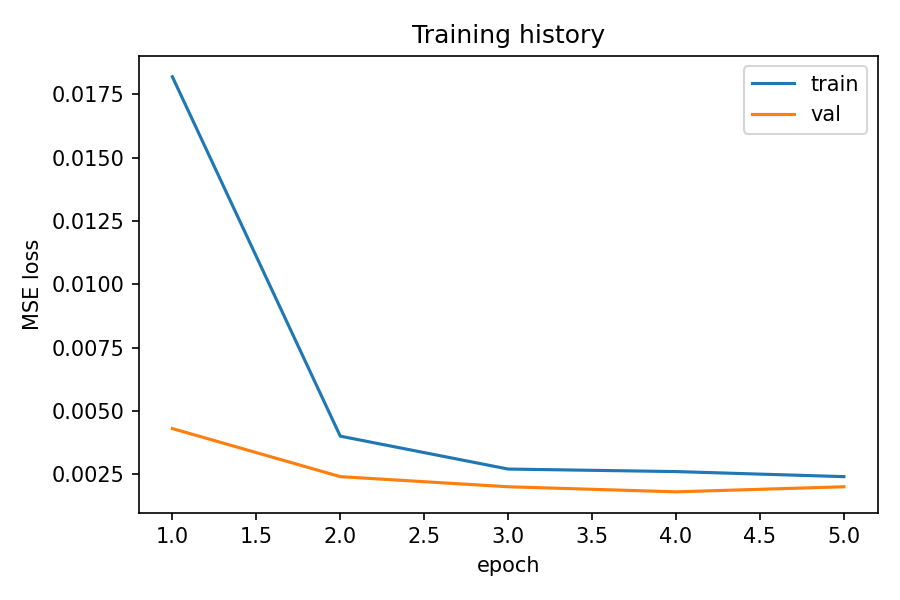
#> input picture training_history.png, 900 x 600 px; its folder holds only this picture in this run
$ python preprocess.py --input_dir .
#> lines starting #> are read from the running program, lines starting #| are printed output that depends on the picture
"""Preprocessing utilities + CLI to build paired Clean/Noisy datasets.

Pipeline: grayscale -> resize -> CLAHE -> [0,1] normalisation -> augmentation
-> synthetic noise injection (gaussian / poisson / salt-pepper / mixed).
"""
import argparse
import os

import cv2
import numpy as np

IMG_EXT = (".png", ".jpg", ".jpeg", ".bmp", ".tif", ".tiff")


def load_gray(path, size=256):
    """Read any image as a grayscale float32 array in [0, 1] of shape (size, size)."""
#> called with path = './training_history.png', size = 256
    img = cv2.imread(path, cv2.IMREAD_GRAYSCALE)
#> img: shape (600, 900); min 0, max 255, mean 249.1
    if img is None:
        raise ValueError(f"Could not read image: {path}")
    img = cv2.resize(img, (size, size), interpolation=cv2.INTER_AREA)
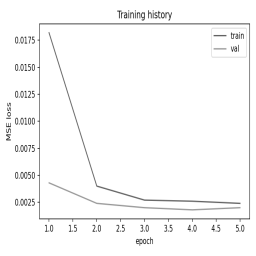
#> img: shape (256, 256); min 35, max 255, mean 249.1
    return img


def apply_clahe(img_u8, clip=2.0, tile=8):
    """Contrast Limited Adaptive Histogram Equalisation on a uint8 image."""
#> called with clip = 2, tile = 8
    return cv2.createCLAHE(clipLimit=clip, tileGridSize=(tile, tile)).apply(img_u8)


def normalize(img_u8):
    return img_u8.astype(np.float32) / 255.0


def preprocess_image(path, size=256):
    """Full clean-image preprocessing: grayscale, resize, CLAHE, normalise."""
    return normalize(apply_clahe(load_gray(path, size)))


def augment(img, rng):
    """Random flip / rotation / brightness jitter on a [0,1] float image."""
    if rng.random() < 0.5:
        img = np.fliplr(img)
    if rng.random() < 0.3:
        img = np.flipud(img)
    angle = rng.uniform(-15, 15)
    h, w = img.shape
#> h = 256; w = 256
    m = cv2.getRotationMatrix2D((w / 2, h / 2), angle, 1.0)
    img = cv2.warpAffine(img, m, (w, h), borderMode=cv2.BORDER_REFLECT)
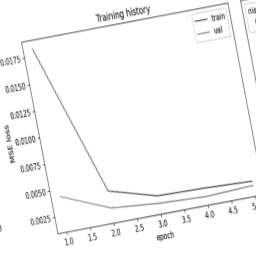
#> img: shape (256, 256) float32; min 0.177, max 1, mean 0.975
    img = np.clip(img * rng.uniform(0.9, 1.1), 0, 1)
    return img.astype(np.float32)


def add_noise(img, kind="mixed", rng=None, sigma=0.08, level=None):
    """Inject synthetic noise into a [0,1] image.

    level=None -> random strength (used for training data).
    level in [0,1] -> fixed strength (used by the demo app's slider).
    """
    rng = rng or np.random.default_rng()
    if kind == "mixed":
        kind = rng.choice(["gaussian", "poisson", "saltpepper"])
    noisy = img.copy()
    if kind == "gaussian":
        s = rng.uniform(0.04, sigma * 1.5) if level is None else 0.02 + 0.18 * level
        noisy = noisy + rng.normal(0, s, img.shape)
    elif kind == "poisson":
        scale = rng.uniform(30, 120) if level is None else 150 - 130 * level  # lower = noisier
        noisy = rng.poisson(np.clip(noisy, 0, 1) * scale) / scale
    elif kind == "saltpepper":
        mask = rng.random(img.shape)
        amount = rng.uniform(0.01, 0.04) if level is None else 0.005 + 0.07 * level
        noisy[mask < amount / 2] = 0.0
        noisy[mask > 1 - amount / 2] = 1.0
    else:
        raise ValueError(f"Unknown noise type: {kind}")
    return np.clip(noisy, 0, 1).astype(np.float32)


def build_dataset(input_dir, output_dir, size=256, n_aug=2, noise="mixed", seed=42):
    rng = np.random.default_rng(seed)
    clean_dir = os.path.join(output_dir, "Clean")
    noisy_dir = os.path.join(output_dir, "Noisy")
    os.makedirs(clean_dir, exist_ok=True)
    os.makedirs(noisy_dir, exist_ok=True)

    files = sorted(f for f in os.listdir(input_dir) if f.lower().endswith(IMG_EXT))
    if not files:
        raise SystemExit(f"No images found in {input_dir}")

    count = 0
    for name in files:
        try:
            base = preprocess_image(os.path.join(input_dir, name), size)
        except ValueError as e:      # skip corrupt / unreadable files instead of crashing
            print("skipping:", e)
            continue
        stem = os.path.splitext(name)[0]
        variants = [base] + [augment(base, rng) for _ in range(n_aug)]
#> in augment (call 2), `img = np.fliplr(img)`:
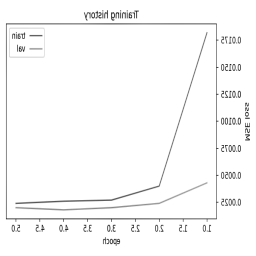
#> img: shape (256, 256) float32; min 0.133, max 1, mean 0.976
#> in augment (call 2), `img = cv2.warpAffine(img, m, (w, h), borderMode=cv2.BORDER_REFLECT)`:
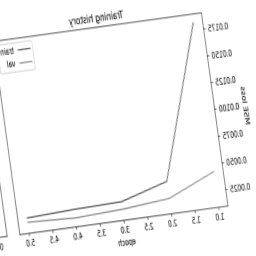
#> img: shape (256, 256) float32; min 0.183, max 1, mean 0.976
#> variants = 3 items
        for i, clean in enumerate(variants):
            noisy = add_noise(clean, noise, rng)
            out = f"{stem}_{i}.png"
            cv2.imwrite(os.path.join(clean_dir, out), (clean * 255).astype(np.uint8))
            cv2.imwrite(os.path.join(noisy_dir, out), (noisy * 255).astype(np.uint8))
            count += 1
#> this loop made 3 passes
#> (kind in add_noise, scale in add_noise, out) on pass 1: ('poisson', 70.53, 'training_history_0.png')
#> (kind in add_noise, s in add_noise, out) on pass 2: ('gaussian', 0.063, 'training_history_1.png')
#> pass 1, in add_noise, `noisy = rng.poisson(np.clip(noisy, 0, 1) * scale) / scale`:
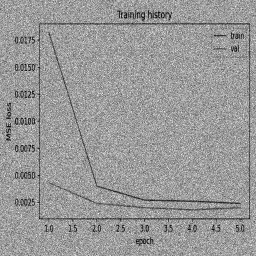
#> noisy: shape (256, 256) float64; min 0.0851, max 1.56, mean 0.976; drawn with min black and max white
#> pass 1, in build_dataset, `noisy = add_noise(clean, noise, rng)`:
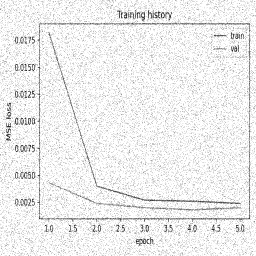
#> noisy: shape (256, 256) float32; min 0.0851, max 1, mean 0.932
#> pass 2, in add_noise (call 2), `noisy = noisy + rng.normal(0, s, img.shape)`:
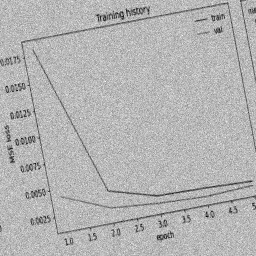
#> noisy: shape (256, 256) float64; min 0.164, max 1.31, mean 0.979; drawn with min black and max white
#> after the loop, count = 3
    print(f"Wrote {count} Clean/Noisy pairs to {output_dir}")
#| Wrote 3 Clean/Noisy pairs to ./data


if __name__ == "__main__":
    p = argparse.ArgumentParser(description=__doc__)
    p.add_argument("--input_dir", required=True, help="folder of raw CT / X-ray images")
    p.add_argument("--output_dir", default="./data")
    p.add_argument("--img_size", type=int, default=256)
    p.add_argument("--augment", type=int, default=2, help="augmented copies per image")
    p.add_argument("--noise_type", default="mixed",
                   choices=["gaussian", "poisson", "saltpepper", "mixed"])
    p.add_argument("--seed", type=int, default=42)
    a = p.parse_args()
    build_dataset(a.input_dir, a.output_dir, a.img_size, a.augment, a.noise_type, a.seed)
